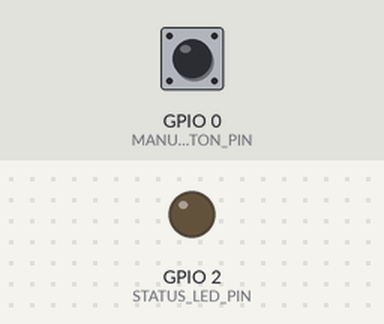
A sketch run on a simulated ESP32-S3. On the bench: output pins drawn as LEDs (lit = HIGH). Inputs (shaded band) come from the test bench; at power-on: GPIO 0 (MANUAL_SOS_BUTTON_PIN) HIGH. Nothing arrives over Bluetooth unless stated; a phone connects over Bluetooth LE 3 s after start; what the sketch prints to the serial monitor is not drawn.

Above: at 2.2 s.
2.3 s: GPIO 0 (MANUAL_SOS_BUTTON_PIN) pulled LOW for 0.15 s
At 4.9 s:
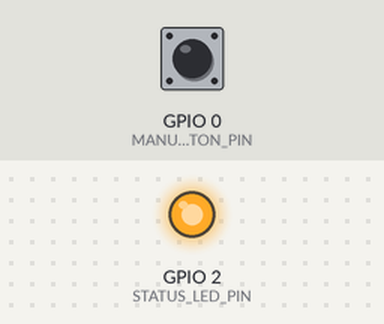
5.4 s: GPIO 0 (MANUAL_SOS_BUTTON_PIN) pulled LOW for 1 s
Timing chart, 0 to 8.4 s (numbered marks = the images above; inputs shaded):
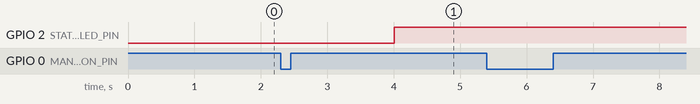

The sketch:

esp32_s3_ble_sos.ino
```cpp
/**
 * APEX-BAND — ESP32-S3 Direct-SIM BLE Emergency Broadcaster Firmware
 * PS ID: 26181 (Qualcomm Inc. / SIH 2026)
 *
 * Hardware Target: ESP32-S3 (or standard ESP32)
 * Features:
 *  - Custom BLE GATT Server advertising SOS Service UUID
 *  - Notify characteristic transmitting emergency payloads (FALL, HR_ANOMALY, MANUAL)
 *  - Persistent auto-reconnect handling
 *  - Physical BOOT/SOS button trigger on GPIO 0 with software debouncing
 *  - Detailed Serial Monitor diagnostics (115200 baud)
 */

#include <Arduino.h>
#include <BLEDevice.h>
#include <BLEServer.h>
#include <BLEUtils.h>
#include <BLE2902.h>

// Custom 128-bit UUIDs for HealthPulseEDGE SOS Dispatch Service
#define SOS_SERVICE_UUID              "19b10000-e8f2-537e-4f6c-d104768a1214"
#define SOS_EVENT_CHARACTERISTIC_UUID "19b10001-e8f2-537e-4f6c-d104768a1214"
#define VITALS_CHARACTERISTIC_UUID    "19b10002-e8f2-537e-4f6c-d104768a1214"

#define MANUAL_SOS_BUTTON_PIN         0    // Default BOOT button on ESP32-S3 DevKit
#define STATUS_LED_PIN                2    // On-board LED indicator
#define DEBOUNCE_DELAY_MS             250

BLEServer* pServer = nullptr;
BLECharacteristic* pSosCharacteristic = nullptr;
BLECharacteristic* pVitalsCharacteristic = nullptr;

bool deviceConnected = false;
bool oldDeviceConnected = false;
unsigned long lastButtonPress = 0;
unsigned long lastHeartbeat = 0;

// Server Callbacks for persistent BLE connection handling
class SosServerCallbacks : public BLEServerCallbacks {
  void onConnect(BLEServer* pServer) {
    deviceConnected = true;
    Serial.println("[BLE] Client connected (Paired Android Phone).");
    digitalWrite(STATUS_LED_PIN, HIGH);
  }

  void onDisconnect(BLEServer* pServer) {
    deviceConnected = false;
    Serial.println("[BLE] Client disconnected. Restarting advertising for auto-reconnect...");
    digitalWrite(STATUS_LED_PIN, LOW);
  }
};

/**
 * Transmits an emergency SOS alert notification to the paired Android phone
 */
void sendBleEmergencyEvent(const char* eventType, float hr, float spo2, float svmG) {
  if (!deviceConnected) {
    Serial.println("[BLE WARN] Cannot dispatch SOS: No Android phone connected via BLE.");
    Serial.println("[BLE WARN] Event cached locally. Will broadcast upon reconnection.");
    return;
  }

  unsigned long currentUptimeMs = millis();

  // Construct compact JSON payload
  char payload[160];
  snprintf(payload, sizeof(payload),
    "{\"event\":\"%s\",\"ts\":%lu,\"hr\":%.1f,\"spo2\":%.1f,\"svm\":%.2f}",
    eventType, currentUptimeMs, hr, spo2, svmG
  );

  pSosCharacteristic->setValue((uint8_t*)payload, strlen(payload));
  pSosCharacteristic->notify();

  Serial.print("[BLE SUCCESS] SOS event sent: ");
  Serial.print(eventType);
  Serial.print(" @ t=");
  Serial.print(currentUptimeMs);
  Serial.print(" ms | Payload: ");
  Serial.println(payload);
}

void setup() {
  Serial.begin(115200);
  delay(1000);

  Serial.println("\n=============================================================");
  Serial.println("  HealthPulseEDGE — ESP32-S3 BLE Emergency Broadcaster      ");
  Serial.println("=============================================================");

  pinMode(MANUAL_SOS_BUTTON_PIN, INPUT_PULLUP);
  pinMode(STATUS_LED_PIN, OUTPUT);
  digitalWrite(STATUS_LED_PIN, LOW);

  // Initialize BLE Stack
  BLEDevice::init("APEX_BAND_Wearable");
  pServer = BLEDevice::createServer();
  pServer->setCallbacks(new SosServerCallbacks());

  // Create SOS GATT Service
  BLEService* pSosService = pServer->createService(SOS_SERVICE_UUID);

  // Create SOS Event Notify Characteristic
  pSosCharacteristic = pSosService->createCharacteristic(
    SOS_EVENT_CHARACTERISTIC_UUID,
    BLECharacteristic::PROPERTY_READ |
    BLECharacteristic::PROPERTY_NOTIFY |
    BLECharacteristic::PROPERTY_INDICATE
  );
  pSosCharacteristic->addDescriptor(new BLE2902());

  // Create Vitals Telemetry Read/Notify Characteristic
  pVitalsCharacteristic = pSosService->createCharacteristic(
    VITALS_CHARACTERISTIC_UUID,
    BLECharacteristic::PROPERTY_READ |
    BLECharacteristic::PROPERTY_NOTIFY
  );
  pVitalsCharacteristic->addDescriptor(new BLE2902());

  // Start Service
  pSosService->start();

  // Configure BLE Advertising
  BLEAdvertising* pAdvertising = BLEDevice::getAdvertising();
  pAdvertising->addServiceUUID(SOS_SERVICE_UUID);
  pAdvertising->setScanResponse(true);
  pAdvertising->setMinPreferred(0x06); // Functions well with iPhone/Android connections
  pAdvertising->setMinPreferred(0x12);
  BLEDevice::startAdvertising();

  Serial.println("[BLE READY] Advertising as 'HealthPulse_Wearable'.");
  Serial.print("[BLE READY] Service UUID: ");
  Serial.println(SOS_SERVICE_UUID);
  Serial.println("[BLE READY] Press BOOT button (GPIO 0) to trigger manual SOS.");
  Serial.println("=============================================================\n");
}

void loop() {
  // 1. Check physical manual SOS button (Active LOW with pull-up)
  if (digitalRead(MANUAL_SOS_BUTTON_PIN) == LOW) {
    unsigned long now = millis();
    if (now - lastButtonPress > DEBOUNCE_DELAY_MS) {
      lastButtonPress = now;
      Serial.println("\n[BUTTON] Manual Emergency SOS button pressed on wearable!");
      sendBleEmergencyEvent("MANUAL", 88.0, 98.2, 1.05);
    }
  }

  // 2. Handle BLE auto-reconnect advertising
  if (!deviceConnected && oldDeviceConnected) {
    delay(500); // Give BLE stack time to reset
    pServer->startAdvertising();
    Serial.println("[BLE] Advertising restarted for auto-reconnect.");
    oldDeviceConnected = deviceConnected;
  }
  if (deviceConnected && !oldDeviceConnected) {
    oldDeviceConnected = deviceConnected;
  }

  // 3. Periodic heartbeat log (every 10 seconds)
  if (millis() - lastHeartbeat > 10000) {
    lastHeartbeat = millis();
    if (deviceConnected) {
      Serial.println("[BLE STATUS] Connected & Monitoring. Ready for trigger.");
    } else {
      Serial.println("[BLE STATUS] Awaiting Android Phone connection...");
    }
  }

  delay(20);
}
```

Measured:
- after the input at 5.4 s, every drawn part: stays the same
